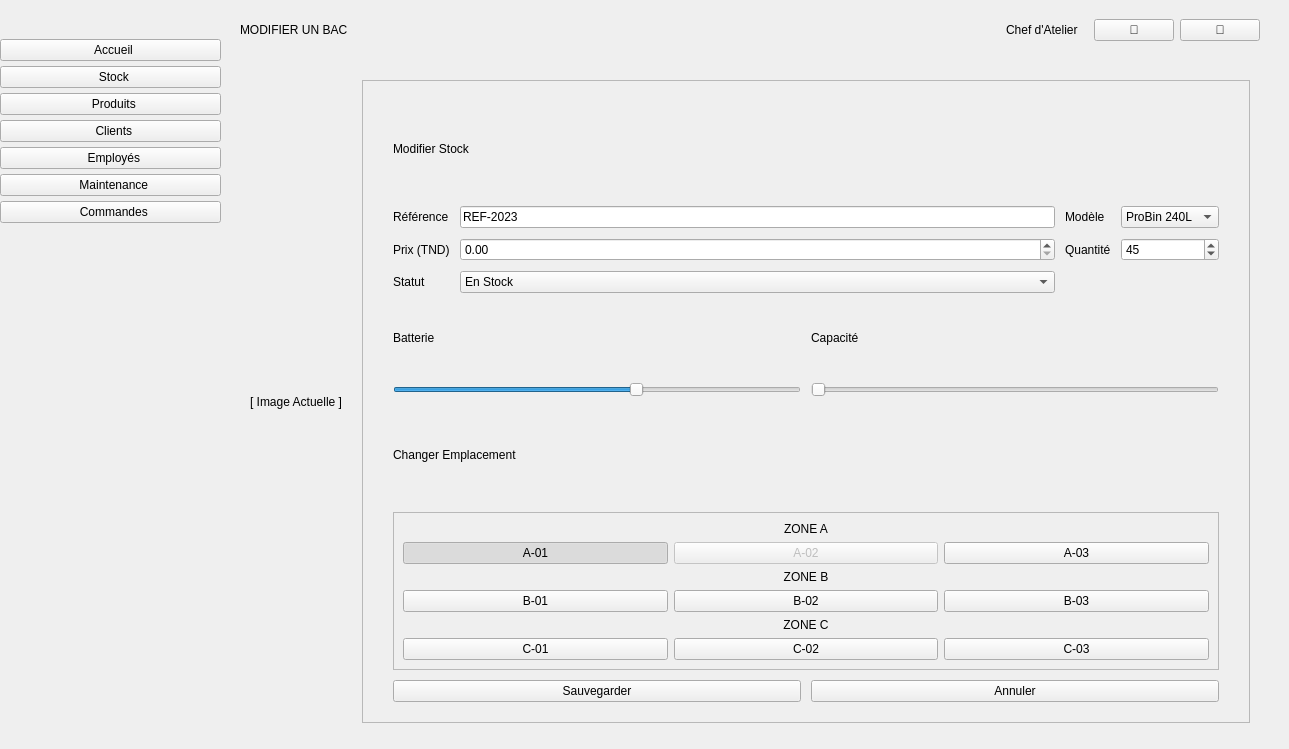
    <widget class="QWidget" name="modifier">
     <attribute name="title">
      <string>Modifier</string>
     </attribute>
     <widget class="QWidget" name="verticalLayoutWidget_3">
      <property name="geometry">
       <rect>
        <x>0</x>
        <y>0</y>
        <width>221</width>
        <height>740</height>
       </rect>
      </property>
      <layout class="QVBoxLayout" name="verticalLayout_3">
       <property name="spacing">
        <number>5</number>
       </property>
       <property name="bottomMargin">
        <number>20</number>
       </property>
       <item>
        <widget class="QLabel" name="label_3">
         <property name="text">
          <string/>
         </property>
         <property name="pixmap">
          <pixmap resource="logo.qrc">:/logo1.png</pixmap>
         </property>
        </widget>
       </item>
       <item>
        <spacer>
         <property name="orientation">
          <enum>Qt::Orientation::Vertical</enum>
         </property>
         <property name="sizeType">
          <enum>QSizePolicy::Policy::Fixed</enum>
         </property>
         <property name="sizeHint" stdset="0">
          <size>
           <width>20</width>
           <height>20</height>
          </size>
         </property>
        </spacer>
       </item>
       <item>
        <widget class="QPushButton" name="btnhome_3">
         <property name="text">
          <string>  Accueil</string>
         </property>
        </widget>
       </item>
       <item>
        <widget class="QPushButton" name="btnstock_3">
         <property name="text">
          <string>  Stock</string>
         </property>
        </widget>
       </item>
       <item>
        <widget class="QPushButton" name="btnproduit_3">
         <property name="text">
          <string>  Produits</string>
         </property>
        </widget>
       </item>
       <item>
        <widget class="QPushButton" name="btnclient_3">
         <property name="text">
          <string>  Clients</string>
         </property>
        </widget>
       </item>
       <item>
        <widget class="QPushButton" name="btnemploye_3">
         <property name="text">
          <string>  Employés</string>
         </property>
        </widget>
       </item>
       <item>
        <widget class="QPushButton" name="btnmaintenance_3">
         <property name="text">
          <string>  Maintenance</string>
         </property>
        </widget>
       </item>
       <item>
        <widget class="QPushButton" name="btncmd_3">
         <property name="text">
          <string>  Commandes</string>
         </property>
        </widget>
       </item>
       <item>
        <spacer>
         <property name="orientation">
          <enum>Qt::Orientation::Vertical</enum>
         </property>
         <property name="sizeHint" stdset="0">
          <size>
           <width>0</width>
           <height>0</height>
          </size>
         </property>
        </spacer>
       </item>
      </layout>
     </widget>
     <widget class="QWidget" name="horizontalLayoutWidget_3">
      <property name="geometry">
       <rect>
        <x>220</x>
        <y>0</y>
        <width>1060</width>
        <height>60</height>
       </rect>
      </property>
      <layout class="QHBoxLayout" name="horizontalLayout_3">
       <property name="leftMargin">
        <number>20</number>
       </property>
       <property name="rightMargin">
        <number>20</number>
       </property>
       <item>
        <widget class="QLabel" name="lb_3">
         <property name="text">
          <string>MODIFIER UN BAC</string>
         </property>
        </widget>
       </item>
       <item>
        <spacer>
         <property name="orientation">
          <enum>Qt::Orientation::Horizontal</enum>
         </property>
         <property name="sizeHint" stdset="0">
          <size>
           <width>0</width>
           <height>0</height>
          </size>
         </property>
        </spacer>
       </item>
       <item>
        <widget class="QLabel" name="user_3">
         <property name="text">
          <string>Chef d'Atelier</string>
         </property>
        </widget>
       </item>
       <item>
        <spacer>
         <property name="orientation">
          <enum>Qt::Orientation::Horizontal</enum>
         </property>
         <property name="sizeType">
          <enum>QSizePolicy::Policy::Fixed</enum>
         </property>
         <property name="sizeHint" stdset="0">
          <size>
           <width>10</width>
           <height>20</height>
          </size>
         </property>
        </spacer>
       </item>
       <item>
        <widget class="QPushButton" name="btnnotif_3">
         <property name="text">
          <string>🔔</string>
         </property>
        </widget>
       </item>
       <item>
        <widget class="QPushButton" name="btnprofil_3">
         <property name="text">
          <string>👤</string>
         </property>
        </widget>
       </item>
      </layout>
     </widget>
     <widget class="QWidget" name="modContent">
      <property name="geometry">
       <rect>
        <x>250</x>
        <y>80</y>
        <width>1000</width>
        <height>643</height>
       </rect>
      </property>
      <layout class="QHBoxLayout" name="hl_mod_split">
       <property name="spacing">
        <number>20</number>
       </property>
       <item>
        <widget class="QLabel" name="imgBin">
         <property name="text">
          <string>[ Image Actuelle ]</string>
         </property>
         <property name="alignment">
          <set>Qt::AlignmentFlag::AlignCenter</set>
         </property>
        </widget>
       </item>
       <item>
        <widget class="QFrame" name="cardMod">
         <property name="frameShape">
          <enum>QFrame::Shape::StyledPanel</enum>
         </property>
         <layout class="QVBoxLayout" name="verticalLayout_Mod">
          <property name="spacing">
           <number>10</number>
          </property>
          <property name="leftMargin">
           <number>30</number>
          </property>
          <property name="topMargin">
           <number>20</number>
          </property>
          <property name="rightMargin">
           <number>30</number>
          </property>
          <property name="bottomMargin">
           <number>20</number>
          </property>
          <item>
           <widget class="QLabel" name="lblTitleMod">
            <property name="text">
             <string>Modifier Stock</string>
            </property>
           </widget>
          </item>
          <item>
           <layout class="QGridLayout" name="gl_inputs_mod">
            <item row="1" column="3">
             <widget class="QSpinBox" name="sb_qty_mod">
              <property name="value">
               <number>45</number>
              </property>
             </widget>
            </item>
            <item row="2" column="0">
             <widget class="QLabel" name="l_stat_m">
              <property name="text">
               <string>Statut</string>
              </property>
             </widget>
            </item>
            <item row="1" column="2">
             <widget class="QLabel" name="l_qty_m">
              <property name="text">
               <string>Quantité</string>
              </property>
             </widget>
            </item>
            <item row="0" column="3">
             <widget class="QComboBox" name="cb_model_mod">
              <item>
               <property name="text">
                <string>ProBin 240L</string>
               </property>
              </item>
             </widget>
            </item>
            <item row="2" column="1">
             <widget class="QComboBox" name="cb_status_mod">
              <item>
               <property name="text">
                <string>En Stock</string>
               </property>
              </item>
             </widget>
            </item>
            <item row="1" column="1">
             <widget class="QDoubleSpinBox" name="dsb_price_mod">
              <property name="value">
               <double>0.000000000000000</double>
              </property>
             </widget>
            </item>
            <item row="0" column="1">
             <widget class="QLineEdit" name="ln_ref_mod">
              <property name="text">
               <string>REF-2023</string>
              </property>
              <property name="readOnly">
               <bool>true</bool>
              </property>
             </widget>
            </item>
            <item row="0" column="2">
             <widget class="QLabel" name="l2_m">
              <property name="text">
               <string>Modèle</string>
              </property>
             </widget>
            </item>
            <item row="1" column="0">
             <widget class="QLabel" name="l_px_m">
              <property name="text">
               <string>Prix (TND)</string>
              </property>
             </widget>
            </item>
            <item row="0" column="0">
             <widget class="QLabel" name="l1_m">
              <property name="text">
               <string>Référence</string>
              </property>
             </widget>
            </item>
           </layout>
          </item>
          <item>
           <layout class="QHBoxLayout" name="hl_sliders_mod">
            <item>
             <layout class="QVBoxLayout" name="vl_bat_mod">
              <item>
               <widget class="QLabel" name="l_bat_m">
                <property name="text">
                 <string>Batterie</string>
                </property>
               </widget>
              </item>
              <item>
               <widget class="QSlider" name="slider_bat_mod">
                <property name="maximum">
                 <number>20000</number>
                </property>
                <property name="value">
                 <number>12000</number>
                </property>
                <property name="orientation">
                 <enum>Qt::Orientation::Horizontal</enum>
                </property>
               </widget>
              </item>
             </layout>
            </item>
            <item>
             <layout class="QVBoxLayout" name="vl_cap_mod">
              <item>
               <widget class="QLabel" name="l_cap_m">
                <property name="text">
                 <string>Capacité</string>
                </property>
               </widget>
              </item>
              <item>
               <widget class="QSlider" name="slider_cap_mod">
                <property name="maximum">
                 <number>1000</number>
                </property>
                <property name="orientation">
                 <enum>Qt::Orientation::Horizontal</enum>
                </property>
               </widget>
              </item>
             </layout>
            </item>
           </layout>
          </item>
          <item>
           <widget class="QLabel" name="l5_m">
            <property name="text">
             <string>Changer Emplacement</string>
            </property>
           </widget>
          </item>
          <item>
           <widget class="QFrame" name="depotMapFrame_mod">
            <property name="frameShape">
             <enum>QFrame::Shape::StyledPanel</enum>
            </property>
            <layout class="QGridLayout" name="gl_map_mod">
             <item row="0" column="0" colspan="3">
              <widget class="QLabel" name="zoneAm">
               <property name="text">
                <string>ZONE A</string>
               </property>
               <property name="alignment">
                <set>Qt::AlignmentFlag::AlignCenter</set>
               </property>
               <property name="class" stdset="0">
                <string>zoneLabel</string>
               </property>
              </widget>
             </item>
             <item row="1" column="0">
              <widget class="QPushButton" name="btn_a1_m">
               <property name="text">
                <string>A-01</string>
               </property>
               <property name="checkable">
                <bool>true</bool>
               </property>
               <property name="checked">
                <bool>true</bool>
               </property>
               <property name="autoExclusive">
                <bool>true</bool>
               </property>
               <property name="class" stdset="0">
                <string>slotBtn</string>
               </property>
              </widget>
             </item>
             <item row="1" column="2">
              <widget class="QPushButton" name="btn_a3_m">
               <property name="text">
                <string>A-03</string>
               </property>
               <property name="checkable">
                <bool>true</bool>
               </property>
               <property name="autoExclusive">
                <bool>true</bool>
               </property>
               <property name="class" stdset="0">
                <string>slotBtn</string>
               </property>
              </widget>
             </item>
             <item row="2" column="0" colspan="3">
              <widget class="QLabel" name="zoneBm">
               <property name="text">
                <string>ZONE B</string>
               </property>
               <property name="alignment">
                <set>Qt::AlignmentFlag::AlignCenter</set>
               </property>
               <property name="class" stdset="0">
                <string>zoneLabel</string>
               </property>
              </widget>
             </item>
             <item row="3" column="0">
              <widget class="QPushButton" name="btn_b1_m">
               <property name="text">
                <string>B-01</string>
               </property>
               <property name="checkable">
                <bool>true</bool>
               </property>
               <property name="autoExclusive">
                <bool>true</bool>
               </property>
               <property name="class" stdset="0">
                <string>slotBtn</string>
               </property>
              </widget>
             </item>
             <item row="3" column="1">
              <widget class="QPushButton" name="btn_b2_m">
               <property name="text">
                <string>B-02</string>
               </property>
               <property name="checkable">
                <bool>true</bool>
               </property>
               <property name="autoExclusive">
                <bool>true</bool>
               </property>
               <property name="class" stdset="0">
                <string>slotBtn</string>
               </property>
              </widget>
             </item>
             <item row="3" column="2">
              <widget class="QPushButton" name="btn_b3_m">
               <property name="text">
                <string>B-03</string>
               </property>
               <property name="checkable">
                <bool>true</bool>
               </property>
               <property name="autoExclusive">
                <bool>true</bool>
               </property>
               <property name="class" stdset="0">
                <string>slotBtn</string>
               </property>
              </widget>
             </item>
             <item row="4" column="0" colspan="3">
              <widget class="QLabel" name="zoneCm">
               <property name="text">
                <string>ZONE C</string>
               </property>
               <property name="alignment">
                <set>Qt::AlignmentFlag::AlignCenter</set>
               </property>
               <property name="class" stdset="0">
                <string>zoneLabel</string>
               </property>
              </widget>
             </item>
             <item row="5" column="0">
              <widget class="QPushButton" name="btn_c1_m">
               <property name="text">
                <string>C-01</string>
               </property>
               <property name="checkable">
                <bool>true</bool>
               </property>
               <property name="autoExclusive">
                <bool>true</bool>
               </property>
               <property name="class" stdset="0">
                <string>slotBtn</string>
               </property>
              </widget>
             </item>
             <item row="5" column="1">
              <widget class="QPushButton" name="btn_c2_m">
               <property name="text">
                <string>C-02</string>
               </property>
               <property name="checkable">
                <bool>true</bool>
               </property>
               <property name="autoExclusive">
                <bool>true</bool>
               </property>
               <property name="class" stdset="0">
                <string>slotBtn</string>
               </property>
              </widget>
             </item>
             <item row="5" column="2">
              <widget class="QPushButton" name="btn_c3_m">
               <property name="text">
                <string>C-03</string>
               </property>
               <property name="checkable">
                <bool>true</bool>
               </property>
               <property name="autoExclusive">
                <bool>true</bool>
               </property>
               <property name="class" stdset="0">
                <string>slotBtn</string>
               </property>
              </widget>
             </item>
             <item row="1" column="1">
              <widget class="QPushButton" name="btn_a2_3">
               <property name="enabled">
                <bool>false</bool>
               </property>
               <property name="text">
                <string>A-02</string>
               </property>
               <property name="class" stdset="0">
                <string>slotBtn</string>
               </property>
              </widget>
             </item>
            </layout>
           </widget>
          </item>
          <item>
           <layout class="QHBoxLayout" name="btns_mod">
            <item>
             <widget class="QPushButton" name="btnSave_Mod">
              <property name="text">
               <string>Sauvegarder</string>
              </property>
             </widget>
            </item>
            <item>
             <widget class="QPushButton" name="btnCancel_Mod">
              <property name="text">
               <string>Annuler</string>
              </property>
             </widget>
            </item>
           </layout>
          </item>
         </layout>
        </widget>
       </item>
      </layout>
     </widget>
    </widget>
